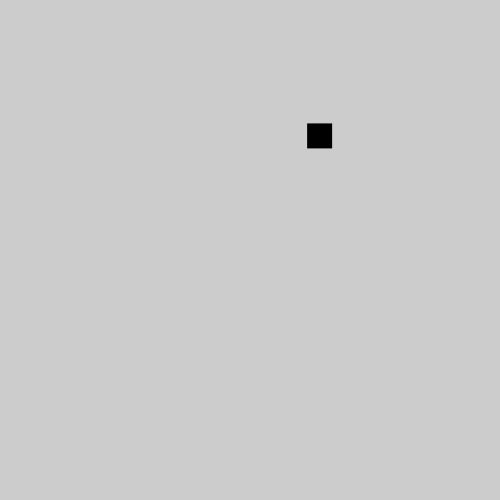
Frame 1 (no input)
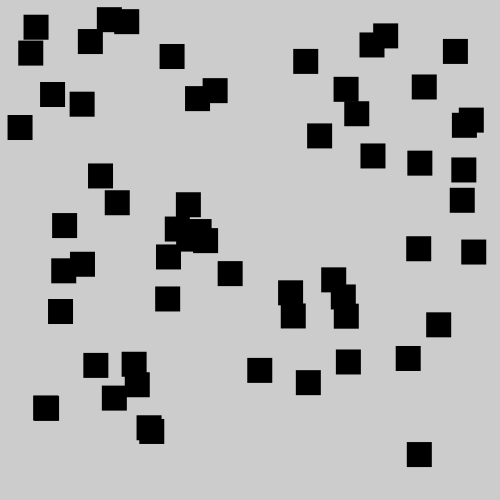
Frame 60 (the mouse pressed at the canvas centre just before this capture)
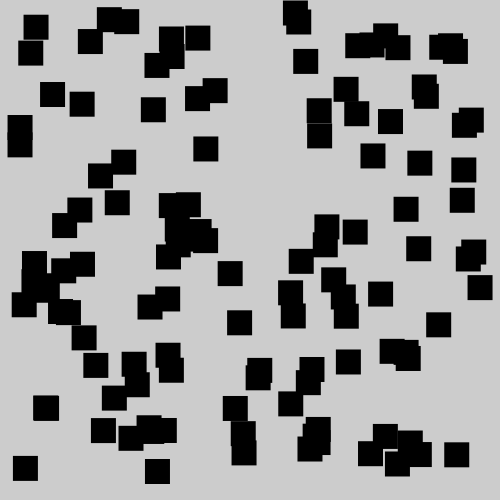
Frame 120 (the mouse held since frame 60 and released just before this capture)

The Processing sketch that drew these frames (run headless with seeded random() and noise(); from frame 60 on, the mouse is pressed at the canvas centre):

// Processing sketch: Question1_solution
// ── Question1_solution.pde
//Question 1
void setup() {
  size(500,500);
}

void draw() {
  mydrawhut();
}

void mydrawhut() {
  final int size = 25;
  float posX, posY;
  posX = random(0, width-size);
  posY = random(0, height-size);
  fill(0);
  noStroke();
  //Draw huts
  rect(posX, posY, size, size);
}
